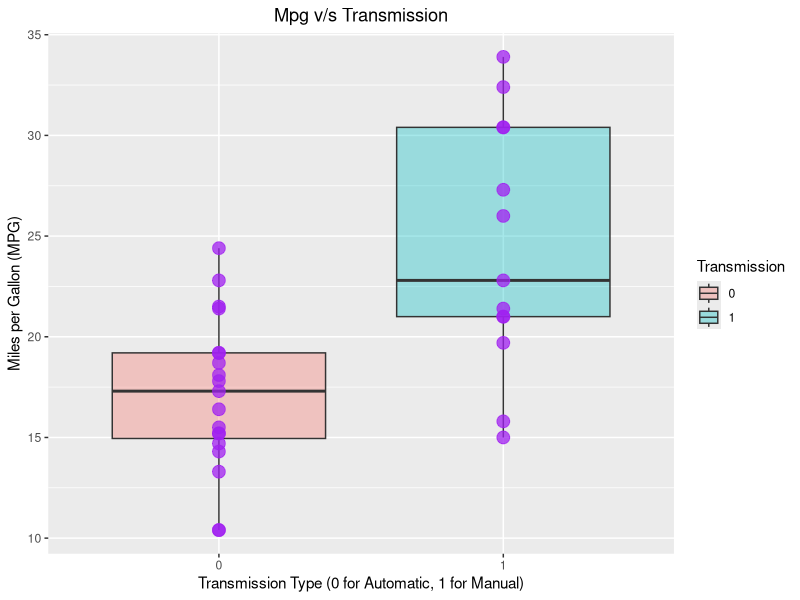
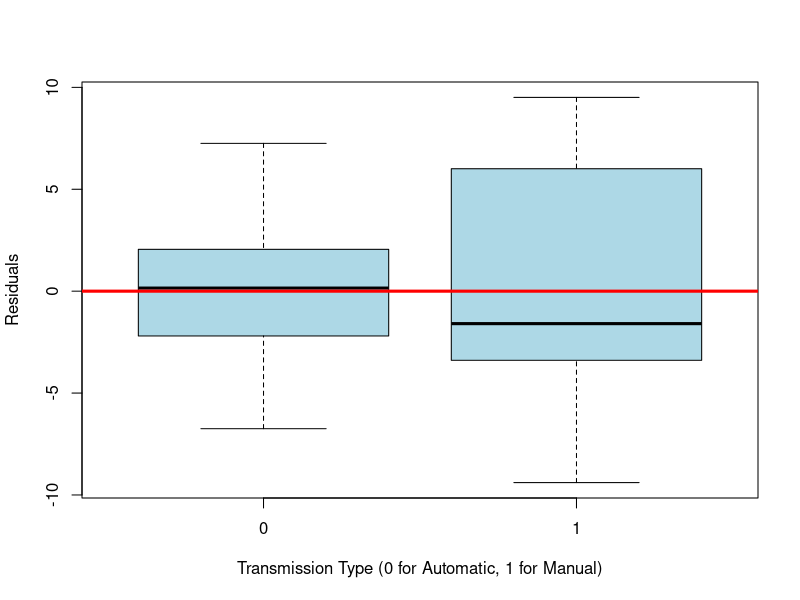

The R script that drew these images, in order:
## ---- chunk 1
require(datasets); data("mtcars")
head(mtcars)
## ---- chunk 2
fit<-lm(mpg~. -1,data=mtcars)
summary(fit) $coef
## ---- chunk 3
lm.fit<-lm(mpg~as.factor(am), data=mtcars)
mtcars$am<-as.factor(mtcars$am)
summary(lm.fit)$coef
## ---- chunk 4
glm.fit<-glm(mpg~as.factor(am), data=mtcars)
summary(glm.fit)$coef
## ---- chunk 5
require(datasets); require(ggplot2)
mtcars$am<-as.factor(mtcars$am)
g = ggplot(mtcars, aes( x = as.factor(am), y = mpg))
g = g + geom_boxplot(aes(fill=as.factor(am)),alpha = 0.35)
g = g + geom_point(size =4, col = "purple", alpha = 0.75)
g = g + xlab("Transmission Type (0 for Automatic, 1 for Manual)") +
            ylab("Miles per Gallon (MPG)") + ggtitle("Mpg v/s Transmission")
g = g + theme(plot.title = element_text(hjust='0.5'))
g = g + labs(fill = "Transmission")
g
## ---- chunk 6
am.fit<-lm(mpg~am, data=mtcars)
plot(resid(am.fit)~mtcars$am,pch=19,col="lightblue", 
     xlab = "Transmission Type (0 for Automatic, 1 for Manual)", 
     ylab = "Residuals")
abline(h=0, col="red", lwd=3)
